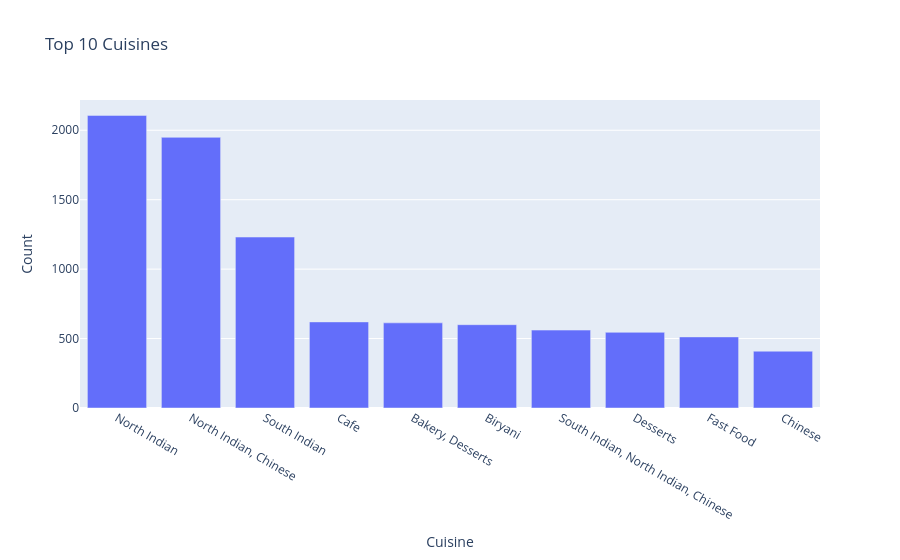

The code cell stored with this chart in its notebook:
### Markdown cell above
# Popular cuisines in Bangalore

### Code cell
# Get the top 10 cuisines by count
top_cuisines = df.cuisines.value_counts().sort_values(ascending=False).head(10)

# Create a bar chart using Plotly Express
fig = px.bar(
    x=top_cuisines.index,  # Cuisine names
    y=top_cuisines.values,  # Count values
    labels={'x': 'Cuisine', 'y': 'Count'},
    title='Top 10 Cuisines'
)

# Display the figure
fig.show()

### Figure 1 — Plotly figure (JSON) as saved in the notebook; plotly's stock layout.template omitted (floating-point values rounded to 4 significant figures)
{"data": [{"alignmentgroup": "True", "hovertemplate": "Cuisine=%{x}<br>Count=%{y}<extra></extra>", "legendgroup": "", "marker": {"color": "#636efa", "pattern": {"shape": ""}}, "name": "", "offsetgroup": "", "orientation": "v", "showlegend": false, "textposition": "auto", "type": "bar", "x": ["North Indian", "North Indian, Chinese", "South Indian", "Cafe", "Bakery, Desserts", "Biryani", "South Indian, North Indian, Chinese", "Desserts", "Fast Food", "Chinese"], "xaxis": "x", "y": [2107, 1949, 1231, 620, 613, 600, 561, 545, 512, 409], "yaxis": "y"}], "layout": {"barmode": "relative", "legend": {"tracegroupgap": 0}, "title": {"text": "Top 10 Cuisines"}, "xaxis": {"anchor": "y", "domain": [0, 1], "title": {"text": "Cuisine"}}, "yaxis": {"anchor": "x", "domain": [0, 1], "title": {"text": "Count"}}}}
